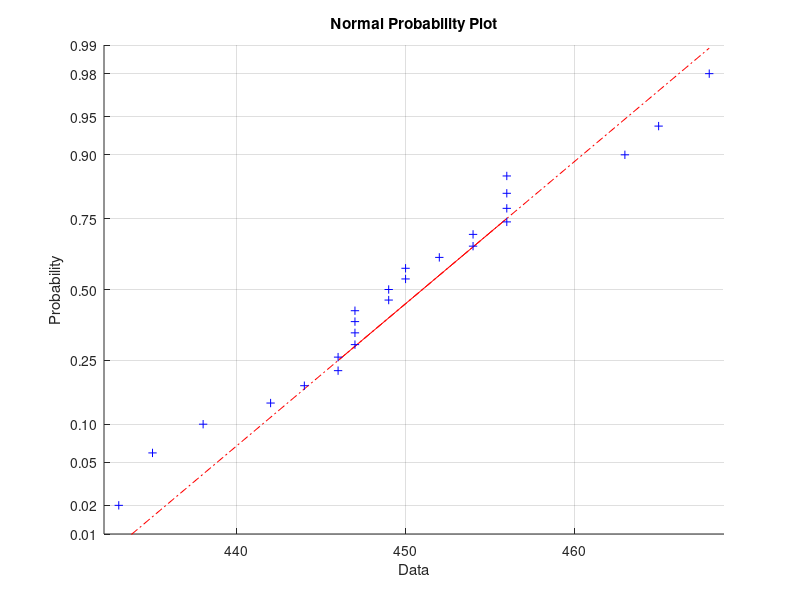

Source code (MATLAB): (Note: this script raises an error after producing the figure.)
% Example 7.6
% Computational Statistics Handbook with MATLAB, 2nd Edition
% Wendy L. and Angel R. Martinez

% Load up the data.
load mcdata
n = length(mcdata);  								
% Population sigma is known.
sigma = 7.8;					
sigxbar = sigma/sqrt(n);
% Get the observed value of the test statistic.
Tobs = (mean(mcdata)-454)/sigxbar;

% This command generates the normal probability plot.
% It is a function in the MATLAB Statistics Toolbox.
normplot(mcdata)

M = 1000;				% Number of Monte Carlo trials
	% Storage for test statistics from the MC trials.
	Tm = zeros(1,M);
	% Start the simulation.
for i = 1:M
			% Generate a random sample under H_0
			% where n is the sample size.
			xs = sigma*randn(1,n) + 454;
			Tm(i) = (mean(xs) - 454)/sigxbar;
end

% Get the critical value for alpha.
% This is a lower-tail test, so it is the
% alpha quantile.
alpha = 0.05;
cv = csquantiles(Tm,alpha);
pval = length(find(Tm <=Tobs))/M;

M = 454;


for i = 1:M
    xs = sigma*rand(1,n) + 454;
    Zm(i) = (mean(xs) - 454)/sigxbar;
end

TypeII = length(find(Zm<cv))/M;

mu = 445:460;
Type2= zeros(size(mu));
power = zeros(size(mu));

for j =1:length(mu)
    for i = 1:M
       xs = sigma*rand(1,n) + mu(j);
    end
end
       
